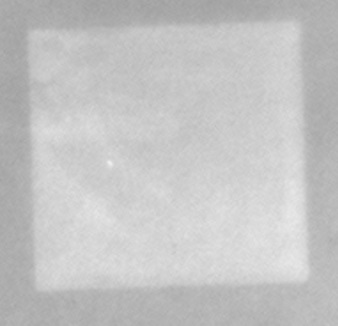
#> input picture product_02/box_coord/metal01.jpg, 338 x 326 px
$ python image_processing.py
#> lines starting #> are read from the running program, lines starting #| are printed output that depends on the picture; after the words box and inside, x2 and y2 are one past the last pixel; in counts of white or black regions, pixels touching at a corner belong together; long printed decimals are rounded
import cv2
from shapely.geometry import LineString, Point
import math
import numpy as np
import pylab as plt
from sklearn.cluster import KMeans

def distance(p1, p2):
    return math.sqrt((p1[0] - p2[0]) ** 2 + (p1[1] - p2[1]) ** 2)
def compute_angle(line):
    x1, y1, x2, y2 = line
    angle = math.degrees(math.atan2(y2 - y1, x2 - x1))
    return angle
def group_by_angle(lines, tolerance):
    groups = []
    for line in lines:
        angle = compute_angle(line)
        added = False
        for group in groups:
            if abs(group['angle'] - angle) <= tolerance:
                group['lines'].append(line)
                added = True
                break
        if not added:
            groups.append({'angle': angle, 'lines': [line]})
    return groups
def kmeans_cluster(lines, n_clusters):
    coords = np.array([[(line[0] + line[2]) / 2, (line[1] + line[3]) / 2] for line in lines])
    kmeans = KMeans(n_clusters=n_clusters)
    kmeans.fit(coords)
    labels = kmeans.labels_
    clusters = [[] for _ in range(n_clusters)]
    for label, line in zip(labels, lines):
        clusters[label].append(line)
    return clusters
def compute_slope(line):
    x1, y1, x2, y2 = line
    if x2 - x1 == 0:  # 避免除以零
        return np.inf
    return (y2 - y1) / (x2 - x1)
def compute_new_line(slope, midpoint, length=1000):
    if abs(slope) == np.inf:
        x1, x2 = midpoint, midpoint
        y1, y2 = midpoint - length / 2, midpoint + length / 2
    else:
        dx = length / (2 * np.sqrt(1 + slope**2))
        dy = slope * dx
        x1, y1 = midpoint - dx, midpoint - dy
        x2, y2 = midpoint + dx, midpoint + dy
    return [x1, y1, x2, y2]
def generate_representative_lines(groups, is_vertical):
    new_lines = []
    for group in groups:
        slopes = [compute_slope(line) for line in group['lines']]
        avg_slope = np.mean(slopes)
        if is_vertical:
            midpoints = [np.mean([line[0], line[2]]) for line in group['lines']]
        else:
            midpoints = [np.mean([line[1], line[3]]) for line in group['lines']]
        avg_midpoint = np.mean(midpoints)
        new_line = compute_new_line(avg_slope, avg_midpoint)
        new_lines.append(new_line)
    return new_lines
def find_intersections(lines):
    intersections = []
    for i, line1 in enumerate(lines):
        for j, line2 in enumerate(lines):
            if i < j:
                line1_geom = LineString([(line1[0], line1[1]), (line1[2], line1[3])])
                line2_geom = LineString([(line2[0], line2[1]), (line2[2], line2[3])])
                intersection = line1_geom.intersection(line2_geom)
                if not intersection.is_empty and isinstance(intersection, Point):
                    intersections.append(intersection)
    return intersections

image_path = "./box_coord/metal01.jpg"
image = cv2.imread(image_path, cv2.IMREAD_GRAYSCALE)
#> image is the input picture: shape (326, 338); min 159, max 240, mean 195.8
image_2 = image.copy()
image_3 = image.copy()


edges = cv2.Canny(image, threshold1 = 20, threshold2 = 50)
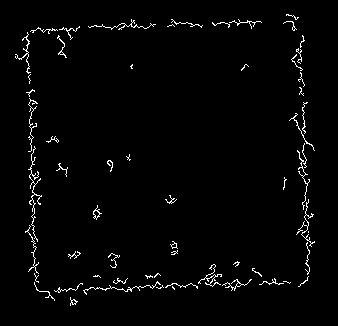
#> edges: shape (326, 338); 2.1% white in thin lines or dots, all inside (x1, y1, x2, y2) = (15, 14, 315, 306)
lines = cv2.HoughLinesP(edges, rho=1, theta=np.pi/180, threshold=50, minLineLength=20, maxLineGap=20)
#> lines = [[27, 32, 36, 289], [108, 27, 261, 22], [39, 291, 250, 280], [300, 43, 308, 276], [36, 29, 260, 21], [29, 126, 34, 284], [302, 134, 305, 238], [84, 291, 275, 281], [29, 66, 37, 290], [306, 225, 307, 280]]
lines = [line[0] for line in lines]
print(f'lines: {lines}')
#> (printed output is left out)

# 在image_3上畫霍夫直線
for line in lines:
    x1, y1, x2, y2 = line
    cv2.line(image_3, (x1, y1), (x2, y2), (255, 255, 255), 2)
#> this loop made 10 passes
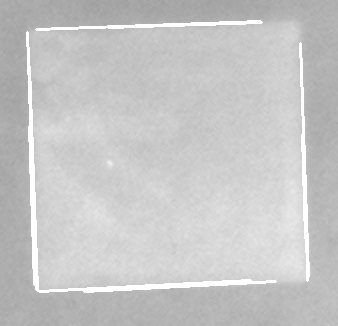
#> image_3: shape (326, 338); 3.65% of pixels changed, all inside (x1, y1, x2, y2) = (26, 20, 310, 293)

angle_tolerance = 10
position_tolerance = 20

angle_groups = group_by_angle(lines, angle_tolerance)
#> the loop in group_by_angle, `for line in lines:` made 10 passes
#> (x1 in compute_angle, y1 in compute_angle, x2 in compute_angle, y2 in compute_angle, angle) on passes 1 to 10: (27, 32, 36, 289, 87.99), (108, 27, 261, 22, -1.87), (39, 291, 250, 280, -2.98), (300, 43, 308, 276, 88.03), (36, 29, 260, 21, -2.05), (29, 126, 34, 284, 88.19), (302, 134, 305, 238, 88.35), (84, 291, 275, 281, -3), (29, 66, 37, 290, 87.95), (306, 225, 307, 280, 88.96)
#> after the loop in group_by_angle, `for line in lines:`: groups = 2 items
#> angle_groups = 2 items
print(f'angle_groups: {angle_groups}')
#> (printed output is left out)

position_groups = []
for group in angle_groups:
    clusters = kmeans_cluster(group['lines'], 2)
    for cluster in clusters:
        position_groups.append({'lines': cluster})
#> this loop made 2 passes
#> (labels in kmeans_cluster, clusters) on pass 1: ([1, 0, 1, 0, 1, 0], [[], []])
#> (coords in kmeans_cluster, labels in kmeans_cluster, clusters) on pass 2: ([[184.5, 24.5], [144.5, 285.5], [148, 25], [179.5, 286]], [0, 1, 0, 1], [[], []])
#> after the loop, position_groups = 4 items

print(f'grouped by position: {position_groups}')
#> (printed output is left out)

vertical_groups = [position_groups[0], position_groups[1]]
horizontal_groups = [position_groups[2], position_groups[3]]
print(f'vertical_groups: {vertical_groups}')
#> (printed output is left out)
print(f'horizontal_groups: {horizontal_groups}')
#| horizontal_groups: [{'lines': [array([108,  27, 261,  22], dtype=int32), array([ 36,  29, 260,  21], dtype=int32)]}, {'lines': [array([ 39, 291, 250, 280], dtype=int32), array([ 84, 291, 275, 281], dtype=int32)]}]

new_vertical_lines = generate_representative_lines(vertical_groups, is_vertical=True)
#> the loop in generate_representative_lines, `for group in groups:` made 2 passes
#> (slopes, avg_slope, midpoints, avg_midpoint) on passes 1 to 2: ([29.12, 34.67, 55], 39.6, [304, 303.5, 306.5], 304.7), ([28.56, 31.6, 28], 29.39, [31.5, 31.5, 33], 32)
#> after the loop in generate_representative_lines, `for group in groups:`: new_lines = [[292, -195.2, 317.3, 804.5], [14.99, -467.7, 49.01, 531.7]]
#> new_vertical_lines has the same summary as new_lines in generate_representative_lines
new_horizontal_lines = generate_representative_lines(horizontal_groups, is_vertical=False)
#> the loop in generate_representative_lines (call 2), `for group in groups:` made 2 passes
#> (group, slopes, avg_slope, midpoints) on passes 1 to 2: ({'lines': [[108, 27, 261, 22], [36, 29, 260, 21]]}, [-0.0327, -0.0357], -0.0342, [24.5, 25]), ({'lines': [[39, 291, 250, 280], [84, 291, 275, 281]]}, [-0.0521, -0.0524], -0.0522, [285.5, 286])
#> new_horizontal_lines = [[-475, 41.84, 524.5, 7.66], [-213.6, 311.8, 785.1, 259.7]]
print(f'new_vertical_lines: {new_vertical_lines}')
#| new_vertical_lines: [[292.044, -195.174, 317.290, 804.507], [14.994, -467.711, 49.006, 531.711]]
print(f'new_horizontal_lines: {new_horizontal_lines}')
#| new_horizontal_lines: [[-474.958, 41.839, 524.458, 7.661], [-213.569, 311.837, 785.069, 259.663]]

new_lines = new_vertical_lines + new_horizontal_lines
#> new_lines = [[292, -195.2, 317.3, 804.5], [14.99, -467.7, 49.01, 531.7], [-475, 41.84, 524.5, 7.66], [-213.6, 311.8, 785.1, 259.7]]
print(f'new lines: {new_lines}')
#| new lines: [[292.044, -195.174, 317.290, 804.507], [14.994, -467.711, 49.006, 531.711], [-474.958, 41.839, 524.458, 7.661], [-213.569, 311.837, 785.069, 259.663]]

intersections = find_intersections(new_lines)
#> the loop in find_intersections, `for i, line1 in enumerate(lines):` made 4 passes
#> after the loop in find_intersections, `for i, line1 in enumerate(lines):`: intersections = 4 items
#> intersections = 4 items
print(f'intersections: {intersections}')
#| intersections: [<POINT (297.362 15.427)>, <POINT (304.165 284.788)>, <POINT (31.745 24.511)>, <POINT (41.07 298.533)>]
print(type(intersections[0]))
#| <class 'shapely.geometry.point.Point'>

# 取出交點座標
intersection_coords = [(point.x, point.y) for point in intersections]
#> intersection_coords = [(297.4, 15.43), (304.2, 284.8), (31.75, 24.51), (41.07, 298.5)]

# 將交點座標轉換為 numpy 數組
points = np.array(intersection_coords, dtype=np.float32)
#> points = [[297.4, 15.43], [304.2, 284.8], [31.75, 24.51], [41.07, 298.5]]

# 使用 OpenCV 找到凸包
if len(points) >= 3:
    hull = cv2.convexHull(points)
#> hull = [[304.2, 284.8], [41.07, 298.5], [31.75, 24.51], [297.4, 15.43]]

# 畫圖
image_with_lines = image.copy()

# 畫出延長的線段
for line in new_lines:
    pt1 = (int(line[0]), int(line[1]))
    pt2 = (int(line[2]), int(line[3]))
    cv2.line(image_with_lines, pt1, pt2, (0, 255, 0), 1)
#> this loop made 4 passes
#> (line, pt1, pt2) on passes 1 to 4: ([292, -195.2, 317.3, 804.5], (292, -195), (317, 804)), ([14.99, -467.7, 49.01, 531.7], (14, -467), (49, 531)), ([-475, 41.84, 524.5, 7.66], (-474, 41), (524, 7)), ([-213.6, 311.8, 785.1, 259.7], (-213, 311), (785, 259))
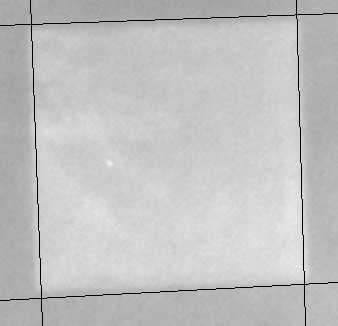
#> image_with_lines: shape (326, 338); 1.2% of pixels changed, all inside (x1, y1, x2, y2) = (0, 0, 338, 326)

# 畫出凸面多邊形
if len(points) >= 3:
    hull = hull.astype(int)
#> hull = [[304, 284], [41, 298], [31, 24], [297, 15]]
    cv2.polylines(image_with_lines, [hull], isClosed=True, color=(0, 0, 255), thickness=2)
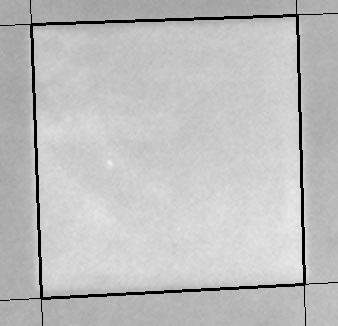
#> image_with_lines: shape (326, 338); 1.94% of pixels changed, all inside (x1, y1, x2, y2) = (30, 14, 306, 300)

# 標記交點
for point in intersection_coords:
    cv2.circle(image_with_lines, (int(point[0]), int(point[1])), 5, (255, 0, 0), -1)
#> this loop made 4 passes
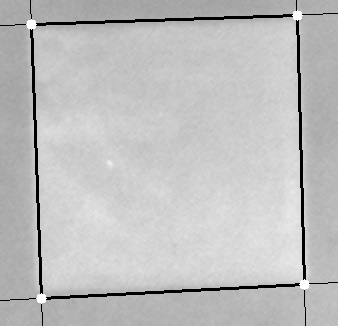
#> image_with_lines: shape (326, 338); 0.29% of pixels changed, all inside (x1, y1, x2, y2) = (26, 10, 310, 304)

# 計算並標記邊長
if len(points) >= 3:
    for i in range(len(hull)):
        pt1 = tuple(hull[i][0])
        pt2 = tuple(hull[(i + 1) % len(hull)][0])
        length = distance(pt1, pt2)
        midpoint = ((pt1[0] + pt2[0]) // 2, (pt1[1] + pt2[1]) // 2)
        cv2.putText(image_with_lines, f'{length:.2f}', midpoint, cv2.FONT_HERSHEY_SIMPLEX, 0.8, (0, 255, 0), 2)
#> this loop made 4 passes
#> (pt1, pt2, length, midpoint) on passes 1 to 4: ((304, 284), (41, 298), 263.4, (172, 291)), ((41, 298), (31, 24), 274.2, (36, 161)), ((31, 24), (297, 15), 266.2, (164, 19)), ((297, 15), (304, 284), 269.1, (300, 149))
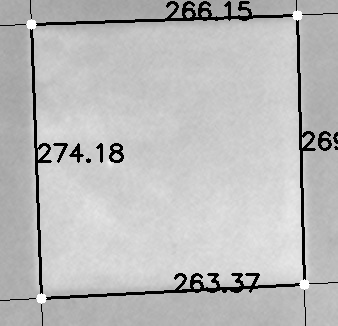
#> image_with_lines: shape (326, 338); 1.8% of pixels changed, all inside (x1, y1, x2, y2) = (38, 1, 338, 293)


# 顯示結果
fig, axes = plt.subplots(1, 4, figsize=(20, 5))
axes[0].imshow(image, cmap='gray')
axes[0].set_title('Original Image')
axes[1].imshow(edges, cmap='gray')
axes[1].set_title('Canny Edges')
axes[2].imshow(image_3, cmap='gray')
axes[2].set_title('Lines Detected')
axes[3].imshow(image_with_lines, cmap='gray')
axes[3].set_title('Final Image')

for ax in axes.flatten():
    ax.axis('off')

plt.tight_layout()
plt.show()
